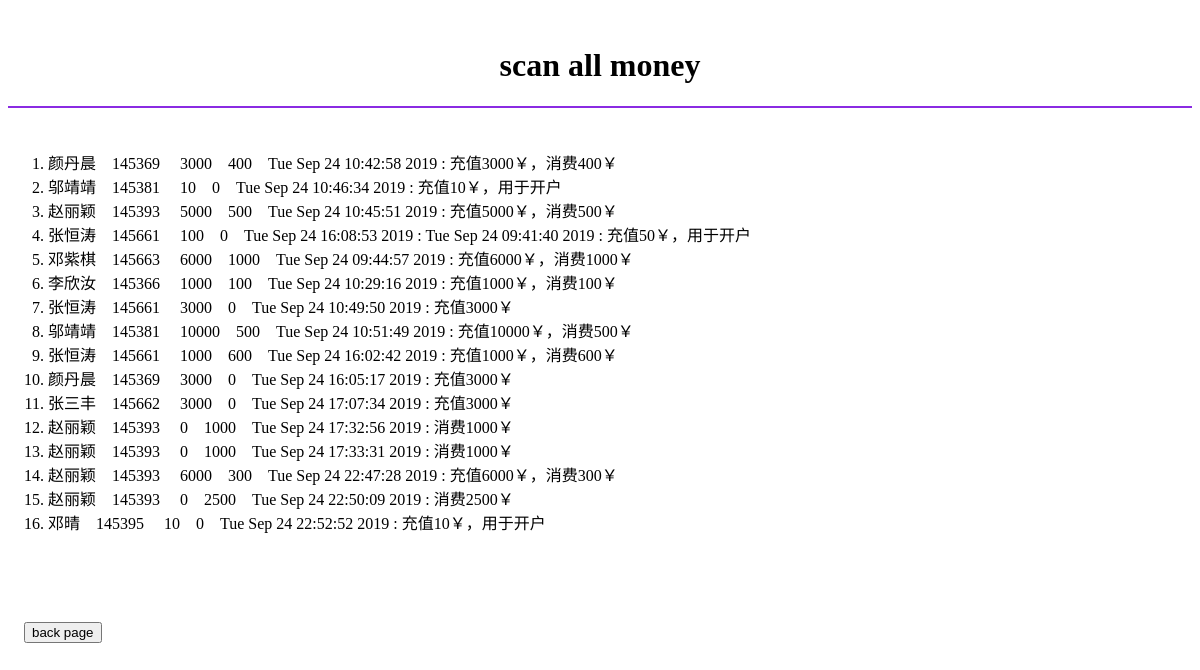
The app's page /get_all_money/, older data.
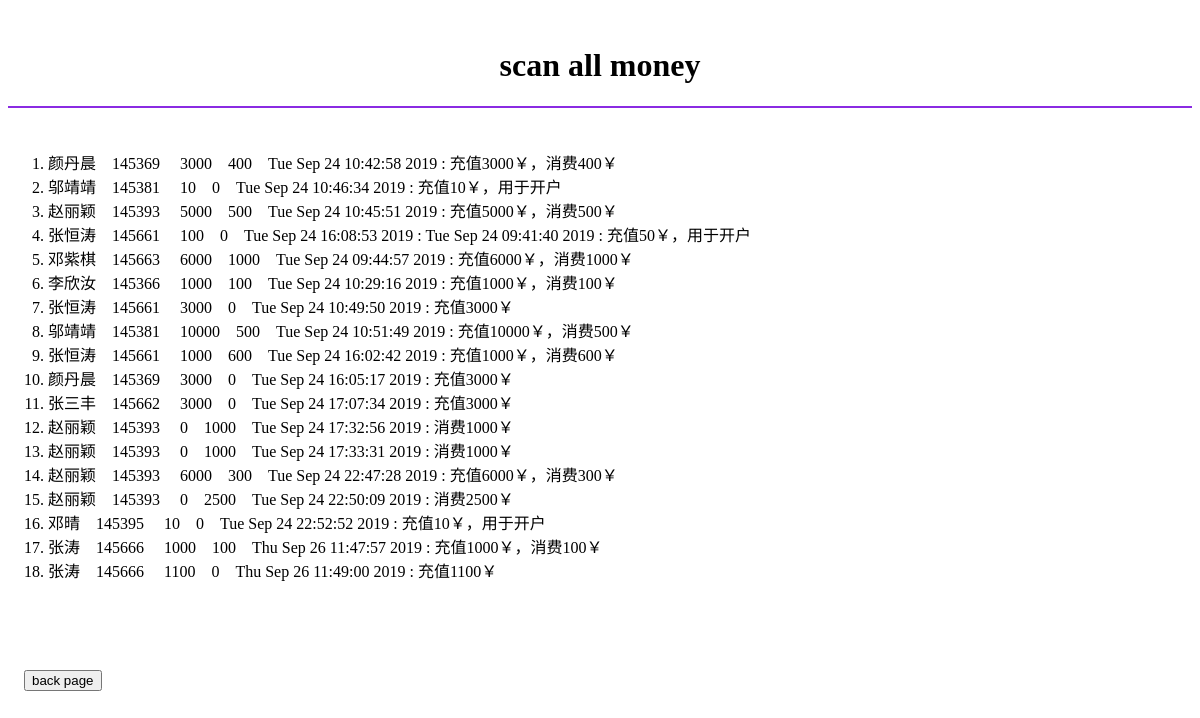
The same page, newer data.
### womans/models.py (models this page shows)
class Money(models.Model):
    name = models.CharField(max_length=60)
    number = models.CharField(max_length=25)
    charge = models.IntegerField()
    buy = models.IntegerField()
    mark = models.CharField(max_length=110)

### womans/views.py (the view)
# urls.py: path(r'get_all_money/', female.get_all_money),
def get_all_money(request):
    error = True
    all_money = Money.objects.all()
    if not all_money:
        error = False
    return render_to_response('all_money.html', {'all_money': all_money, 'error': error})

### womans/templates/all_money.html (shortened to what this page needs)
<!DOCTYPE html>
<html>
	<head>
	</head>
	<body>
		<br />
		<h1 align="center">scan all money</h1>
		<hr align="center" size="2" color="blueviolet" /><br />
		{% if error %}
		    <ol type="1" start="1">
		    {% for money in all_money %}
		        <li>
		        	{{money.name}}&nbsp;&nbsp;&nbsp;&nbsp;{{money.number}}&nbsp;&nbsp;&nbsp;&nbsp;
		        	{{money.charge}}&nbsp;&nbsp;&nbsp;&nbsp;{{money.buy}}&nbsp;&nbsp;&nbsp;&nbsp;{{money.mark}}
		        </li>
		    {% endfor %}
		    </ol>
		{% else %}
		    <p>The data recoder is empty. Please add it!</p>
		{% endif %}<br>
	<br><br><br>
	&nbsp;&nbsp;&nbsp;&nbsp;<a href="/womans/"><button>back page</button></a><br>
	</body>
</html>

Row changes from the older to the newer data that the page shows:
added Money: name "张涛", number "145666", charge "1000", buy "100", mark "Thu Sep 26 11:47:57 2019 : 充值1000￥，消费100￥"
added Money: name "张涛", number "145666", charge "1100", buy "0", mark "Thu Sep 26 11:49:00 2019 : 充值1100￥"
